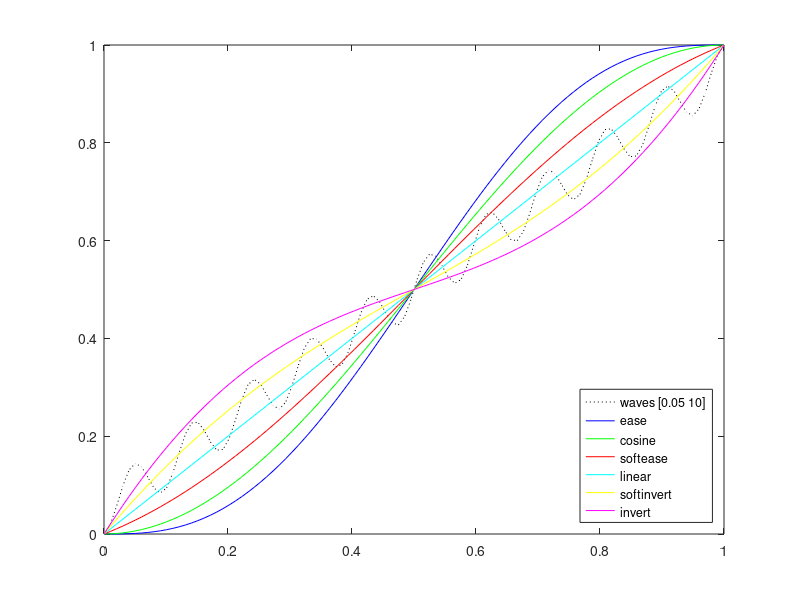

This chart was generated by the following MATLAB code:
% gradient examples
% This file exploits CELL MODE operation and is meant to be run one section at a time.  
% Don't try running the whole file straight; it'll just clobber its own output.
% Pick a section to run, use ctrl-enter or click "Run Section" from the Editor toolbar

%% ease curves for gradient functions %%%%%%%%%%%%%%%%%%%%%%%%%%%%%%%%%%%%%%%%%%%%%%%%%%%
t = linspace(0,1,100);
coint = 0.5*(1-cos(t*pi));
waves = (1-2*0.05)*t+0.05*(1-cos(t*pi*(2*10+1)));
ease = 6*t.^5-15*t.^4+10*t.^3;
cosine = 0.5*(1-cos(pi*t));
softease = (t+coint)/2;
softinv = 2*t-(t+coint)/2;
hardinv = 2*t-coint;
plot(t,waves,':k',t,ease,'b',t,cosine,'g',t,softease,'r',t,t,'c',t,softinv,'y',t,hardinv,'m');

legend('waves [0.05 10]','ease','cosine','softease','linear','softinvert','invert','location','southeast');
return;

%% lingrad demo %%%%%%%%%%%%%%%%%%%%%%%%%%%%%%%%%%%%%%%%%%%%%%%%%%%
s = [400 100 3];
A = lingrad(s,[0 0; 1 0],[0 0 0; 0 1 0]*255,'invert');
B = lingrad(s,[0 0; 1 0],[0 0 0; 0 1 0]*255,'softinvert');
C = lingrad(s,[0 0; 1 0],[0 0 0; 0 1 0]*255,'linear');
D = lingrad(s,[0 0; 1 0],[0 0 0; 0 1 0]*255,'softease');
E = lingrad(s,[0 0; 1 0],[0 0 0; 0 1 0]*255,'cosine');
F = lingrad(s,[0 0; 1 0],[0 0 0; 0 1 0]*255,'ease');
G = lingrad(s,[0 0; 1 0],[0 0 0; 0 1 0]*255,'waves',[0.05 10]);
outpict = cat(2,A,B,C,D,E,F,G);

imshow(outpict)

%% replicate GIMP's "Skyline" gradient
s = [400 600 3];
colors = [0 0 0; 0.095 0.058 0.494; 0.113 0.067 0.566; 0.514 0.055 0.305; ...
    0.921 0.066 0.042; 0.955 0.266 0.024; 0.999 0.541 0.004; ...
    0.967 0.741 0.114; 0.937 0.924 0.213; 0 0 0; 0 0 0]*255;
breaks = [0 0.056 0.367 0.601 0.752 0.791 0.869 0.897 0.936 0.937 1];

outpict = lingrad(s,[0 0; 1 0],colors,breaks);

imshow(outpict)

%% radgrad demo %%%%%%%%%%%%%%%%%%%%%%%%%%%%%%%%%%%%%%%%%%%%%%%%%%%
s = [300 300 3];
A = radgrad(s,[1 1]*0.5,0.5,[0 1 0; 0 0 0]*255,'invert');
B = radgrad(s,[1 1]*0.5,0.5,[0 1 0; 0 0 0]*255,'softinvert');
C = radgrad(s,[1 1]*0.5,0.5,[0 1 0; 0 0 0]*255,'linear');
D = radgrad(s,[1 1]*0.5,0.5,[0 1 0; 0 0 0]*255,'softease');
E = radgrad(s,[1 1]*0.5,0.5,[0 1 0; 0 0 0]*255,'cosine');
F = radgrad(s,[1 1]*0.5,0.5,[0 1 0; 0 0 0]*255,'ease');
G = radgrad(s.*[1 2 1],[1 1]*0.5,0.5,[0 1 0; 0 0 0]*255,'waves',[0.05 5]);
R1 = cat(2,A,B);
R2 = cat(2,C,D);
R3 = cat(2,E,F);
outpict = cat(1,R1,R2,R3,G);

imshow(outpict)

%%  Replicate GIMP's "Deep Sea" gradient
s = [400 600 3];
colors = [0.000000 0.009040 0.166667; 0.089516 0.199522 0.3939395; ...
    0.179032 0.390004 0.621212; 0.179032 0.390004 0.621212; ...
    0.089516 0.6798505 0.7954545; 0.000000 0.969697 0.969697]*255;
breaks = [0.000000 0.580968 0.764608 0.764608 0.888147 1.000000];

outpict = radgrad(s,[0 0],1,flipud(colors),1-fliplr(breaks));

imshow(outpict)





